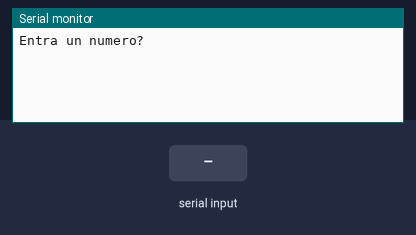
The sketch below on a simulated Arduino Uno, built with avr-gcc and run on an emulated ATmega328P. Shown: the last lines printed to the serial monitor. Inputs (shaded band) come from the test bench.

Above: at 1.2 s.
1.3 s: "90,45\n" received over Serial
At 2.1 s:
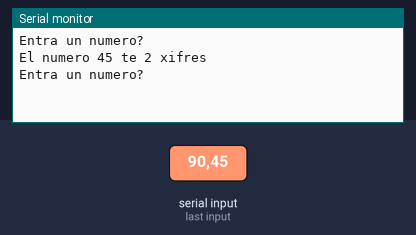
2.8 s: "30,150\n" received over Serial
At 3.3 s:
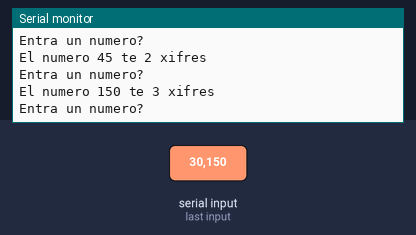

Measured:
- after the input at 1.3 s, the serial monitor: prints a new line at once (image 1)
- after the input at 2.8 s, the serial monitor: prints a new line at once (image 2)

The sketch:

Number_communication_3.ino
```cpp
/*************************************************************************
**                                                                      **
**                             Serial                                   **
**                             Number communication                     **
**                                                                      **
**  ADAM LAAOUAJ                                            07/02/2017  **
*************************************************************************/

//***************************** INCLUDE **********************************

//***************************** VARIABLES ********************************
int n;             // variables for the R's
int r;// variables for the results

//***************************** SETUP ************************************
void setup() {
  Serial.begin(9600);        // initialize serial
  Serial.println("Entra un numero?");

}
//***************************** LOOP *************************************
void loop() {

  while (Serial.available() > 0) {  // if there's any serial available, read it
    n = Serial.parseInt();// look for valid int the incoming serial stream

    if (Serial.read() == '\n') { //look for newline. Is the end of your sentence
    r = n / 10;

    Serial.print("El numero ");
    Serial.print(n);
    if (r >= 10 & r <100)
    {
    Serial.println(" te 3 xifres");
    Serial.println("");
    }
    else if ( r >= 1 & r <10)
    {
    Serial.println(" te 2 xifres");
    Serial.println("");
    }
    else if ( r >= 0,1 & r <1)
    {
    Serial.println(" te 1 xifres");
    Serial.println("");
    }
    else if ( r >= 100 & r <1000)
    {
    Serial.println(" te 4 xifres");
    Serial.println("");
    }
    else if ( r >= 1000 & r <10000)
    {
    Serial.println(" te 5 xifres");
    Serial.println("");
    }

    Serial.println("Entra un numero?");
    Serial.println("");
    }
  }
}
//***************************** FUNCIONS *********************************
```
